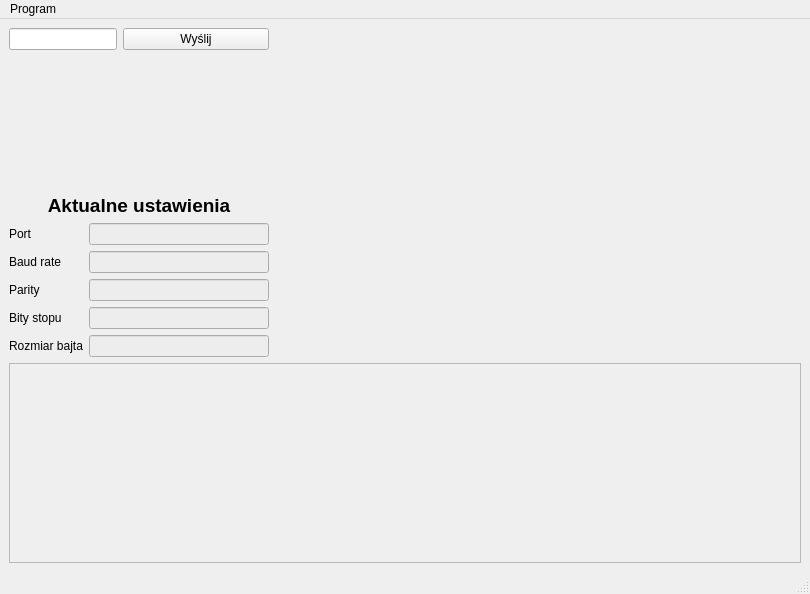
<?xml version="1.0" encoding="UTF-8"?>
<ui version="4.0">
 <class>MainWindow</class>
 <widget class="QMainWindow" name="MainWindow">
  <property name="geometry">
   <rect>
    <x>0</x>
    <y>0</y>
    <width>810</width>
    <height>594</height>
   </rect>
  </property>
  <property name="sizePolicy">
   <sizepolicy hsizetype="Expanding" vsizetype="Expanding">
    <horstretch>0</horstretch>
    <verstretch>0</verstretch>
   </sizepolicy>
  </property>
  <property name="windowTitle">
   <string>Obsługa spektroskopu</string>
  </property>
  <property name="locale">
   <locale language="Polish" country="Poland"/>
  </property>
  <widget class="QWidget" name="centralwidget">
   <layout class="QGridLayout" name="gridLayout_2">
    <item row="0" column="0" rowspan="2">
     <layout class="QGridLayout" name="gridLayout">
      <item row="1" column="1">
       <spacer name="horizontalSpacer_2">
        <property name="orientation">
         <enum>Qt::Horizontal</enum>
        </property>
        <property name="sizeHint" stdset="0">
         <size>
          <width>40</width>
          <height>20</height>
         </size>
        </property>
       </spacer>
      </item>
      <item row="1" column="2">
       <spacer name="horizontalSpacer">
        <property name="orientation">
         <enum>Qt::Horizontal</enum>
        </property>
        <property name="sizeHint" stdset="0">
         <size>
          <width>40</width>
          <height>20</height>
         </size>
        </property>
       </spacer>
      </item>
      <item row="1" column="0">
       <layout class="QGridLayout" name="gridLayout_3">
        <item row="2" column="0">
         <spacer name="verticalSpacer">
          <property name="orientation">
           <enum>Qt::Vertical</enum>
          </property>
          <property name="sizeHint" stdset="0">
           <size>
            <width>20</width>
            <height>40</height>
           </size>
          </property>
         </spacer>
        </item>
        <item row="3" column="0">
         <layout class="QGridLayout" name="gridLayout_4">
          <property name="horizontalSpacing">
           <number>-1</number>
          </property>
          <item row="3" column="0">
           <widget class="QLabel" name="label_4">
            <property name="text">
             <string>Parity</string>
            </property>
           </widget>
          </item>
          <item row="2" column="1">
           <widget class="QLineEdit" name="textBaudRate">
            <property name="enabled">
             <bool>false</bool>
            </property>
            <property name="palette">
             <palette>
              <active>
               <colorrole role="Light">
                <brush brushstyle="SolidPattern">
                 <color alpha="255">
                  <red>204</red>
                  <green>204</green>
                  <blue>204</blue>
                 </color>
                </brush>
               </colorrole>
               <colorrole role="Midlight">
                <brush brushstyle="SolidPattern">
                 <color alpha="255">
                  <red>184</red>
                  <green>184</green>
                  <blue>184</blue>
                 </color>
                </brush>
               </colorrole>
               <colorrole role="Base">
                <brush brushstyle="SolidPattern">
                 <color alpha="255">
                  <red>191</red>
                  <green>191</green>
                  <blue>191</blue>
                 </color>
                </brush>
               </colorrole>
              </active>
              <inactive>
               <colorrole role="Light">
                <brush brushstyle="SolidPattern">
                 <color alpha="255">
                  <red>204</red>
                  <green>204</green>
                  <blue>204</blue>
                 </color>
                </brush>
               </colorrole>
               <colorrole role="Midlight">
                <brush brushstyle="SolidPattern">
                 <color alpha="255">
                  <red>184</red>
                  <green>184</green>
                  <blue>184</blue>
                 </color>
                </brush>
               </colorrole>
               <colorrole role="Base">
                <brush brushstyle="SolidPattern">
                 <color alpha="255">
                  <red>191</red>
                  <green>191</green>
                  <blue>191</blue>
                 </color>
                </brush>
               </colorrole>
              </inactive>
              <disabled>
               <colorrole role="Light">
                <brush brushstyle="SolidPattern">
                 <color alpha="255">
                  <red>204</red>
                  <green>204</green>
                  <blue>204</blue>
                 </color>
                </brush>
               </colorrole>
               <colorrole role="Midlight">
                <brush brushstyle="SolidPattern">
                 <color alpha="255">
                  <red>184</red>
                  <green>184</green>
                  <blue>184</blue>
                 </color>
                </brush>
               </colorrole>
               <colorrole role="Base">
                <brush brushstyle="SolidPattern">
                 <color alpha="255">
                  <red>237</red>
                  <green>237</green>
                  <blue>237</blue>
                 </color>
                </brush>
               </colorrole>
              </disabled>
             </palette>
            </property>
           </widget>
          </item>
          <item row="5" column="0">
           <widget class="QLabel" name="label_6">
            <property name="text">
             <string>Rozmiar bajta</string>
            </property>
           </widget>
          </item>
          <item row="4" column="1">
           <widget class="QLineEdit" name="textStopBits">
            <property name="enabled">
             <bool>false</bool>
            </property>
            <property name="palette">
             <palette>
              <active>
               <colorrole role="Light">
                <brush brushstyle="SolidPattern">
                 <color alpha="255">
                  <red>204</red>
                  <green>204</green>
                  <blue>204</blue>
                 </color>
                </brush>
               </colorrole>
               <colorrole role="Midlight">
                <brush brushstyle="SolidPattern">
                 <color alpha="255">
                  <red>184</red>
                  <green>184</green>
                  <blue>184</blue>
                 </color>
                </brush>
               </colorrole>
               <colorrole role="Base">
                <brush brushstyle="SolidPattern">
                 <color alpha="255">
                  <red>191</red>
                  <green>191</green>
                  <blue>191</blue>
                 </color>
                </brush>
               </colorrole>
              </active>
              <inactive>
               <colorrole role="Light">
                <brush brushstyle="SolidPattern">
                 <color alpha="255">
                  <red>204</red>
                  <green>204</green>
                  <blue>204</blue>
                 </color>
                </brush>
               </colorrole>
               <colorrole role="Midlight">
                <brush brushstyle="SolidPattern">
                 <color alpha="255">
                  <red>184</red>
                  <green>184</green>
                  <blue>184</blue>
                 </color>
                </brush>
               </colorrole>
               <colorrole role="Base">
                <brush brushstyle="SolidPattern">
                 <color alpha="255">
                  <red>191</red>
                  <green>191</green>
                  <blue>191</blue>
                 </color>
                </brush>
               </colorrole>
              </inactive>
              <disabled>
               <colorrole role="Light">
                <brush brushstyle="SolidPattern">
                 <color alpha="255">
                  <red>204</red>
                  <green>204</green>
                  <blue>204</blue>
                 </color>
                </brush>
               </colorrole>
               <colorrole role="Midlight">
                <brush brushstyle="SolidPattern">
                 <color alpha="255">
                  <red>184</red>
                  <green>184</green>
                  <blue>184</blue>
                 </color>
                </brush>
               </colorrole>
               <colorrole role="Base">
                <brush brushstyle="SolidPattern">
                 <color alpha="255">
                  <red>237</red>
                  <green>237</green>
                  <blue>237</blue>
                 </color>
                </brush>
               </colorrole>
              </disabled>
             </palette>
            </property>
           </widget>
          </item>
          <item row="2" column="0">
           <widget class="QLabel" name="label_3">
            <property name="text">
             <string>Baud rate</string>
            </property>
           </widget>
          </item>
          <item row="1" column="0">
           <widget class="QLabel" name="label_2">
            <property name="text">
             <string>Port</string>
            </property>
           </widget>
          </item>
          <item row="3" column="1">
           <widget class="QLineEdit" name="textParity">
            <property name="enabled">
             <bool>false</bool>
            </property>
            <property name="palette">
             <palette>
              <active>
               <colorrole role="Light">
                <brush brushstyle="SolidPattern">
                 <color alpha="255">
                  <red>204</red>
                  <green>204</green>
                  <blue>204</blue>
                 </color>
                </brush>
               </colorrole>
               <colorrole role="Midlight">
                <brush brushstyle="SolidPattern">
                 <color alpha="255">
                  <red>184</red>
                  <green>184</green>
                  <blue>184</blue>
                 </color>
                </brush>
               </colorrole>
               <colorrole role="Base">
                <brush brushstyle="SolidPattern">
                 <color alpha="255">
                  <red>191</red>
                  <green>191</green>
                  <blue>191</blue>
                 </color>
                </brush>
               </colorrole>
              </active>
              <inactive>
               <colorrole role="Light">
                <brush brushstyle="SolidPattern">
                 <color alpha="255">
                  <red>204</red>
                  <green>204</green>
                  <blue>204</blue>
                 </color>
                </brush>
               </colorrole>
               <colorrole role="Midlight">
                <brush brushstyle="SolidPattern">
                 <color alpha="255">
                  <red>184</red>
                  <green>184</green>
                  <blue>184</blue>
                 </color>
                </brush>
               </colorrole>
               <colorrole role="Base">
                <brush brushstyle="SolidPattern">
                 <color alpha="255">
                  <red>191</red>
                  <green>191</green>
                  <blue>191</blue>
                 </color>
                </brush>
               </colorrole>
              </inactive>
              <disabled>
               <colorrole role="Light">
                <brush brushstyle="SolidPattern">
                 <color alpha="255">
                  <red>204</red>
                  <green>204</green>
                  <blue>204</blue>
                 </color>
                </brush>
               </colorrole>
               <colorrole role="Midlight">
                <brush brushstyle="SolidPattern">
                 <color alpha="255">
                  <red>184</red>
                  <green>184</green>
                  <blue>184</blue>
                 </color>
                </brush>
               </colorrole>
               <colorrole role="Base">
                <brush brushstyle="SolidPattern">
                 <color alpha="255">
                  <red>237</red>
                  <green>237</green>
                  <blue>237</blue>
                 </color>
                </brush>
               </colorrole>
              </disabled>
             </palette>
            </property>
           </widget>
          </item>
          <item row="4" column="0">
           <widget class="QLabel" name="label_5">
            <property name="text">
             <string>Bity stopu</string>
            </property>
           </widget>
          </item>
          <item row="1" column="1">
           <widget class="QLineEdit" name="textPort">
            <property name="enabled">
             <bool>false</bool>
            </property>
            <property name="palette">
             <palette>
              <active>
               <colorrole role="Light">
                <brush brushstyle="SolidPattern">
                 <color alpha="255">
                  <red>204</red>
                  <green>204</green>
                  <blue>204</blue>
                 </color>
                </brush>
               </colorrole>
               <colorrole role="Midlight">
                <brush brushstyle="SolidPattern">
                 <color alpha="255">
                  <red>184</red>
                  <green>184</green>
                  <blue>184</blue>
                 </color>
                </brush>
               </colorrole>
               <colorrole role="Base">
                <brush brushstyle="SolidPattern">
                 <color alpha="255">
                  <red>191</red>
                  <green>191</green>
                  <blue>191</blue>
                 </color>
                </brush>
               </colorrole>
              </active>
              <inactive>
               <colorrole role="Light">
                <brush brushstyle="SolidPattern">
                 <color alpha="255">
                  <red>204</red>
                  <green>204</green>
                  <blue>204</blue>
                 </color>
                </brush>
               </colorrole>
               <colorrole role="Midlight">
                <brush brushstyle="SolidPattern">
                 <color alpha="255">
                  <red>184</red>
                  <green>184</green>
                  <blue>184</blue>
                 </color>
                </brush>
               </colorrole>
               <colorrole role="Base">
                <brush brushstyle="SolidPattern">
                 <color alpha="255">
                  <red>191</red>
                  <green>191</green>
                  <blue>191</blue>
                 </color>
                </brush>
               </colorrole>
              </inactive>
              <disabled>
               <colorrole role="Light">
                <brush brushstyle="SolidPattern">
                 <color alpha="255">
                  <red>204</red>
                  <green>204</green>
                  <blue>204</blue>
                 </color>
                </brush>
               </colorrole>
               <colorrole role="Midlight">
                <brush brushstyle="SolidPattern">
                 <color alpha="255">
                  <red>184</red>
                  <green>184</green>
                  <blue>184</blue>
                 </color>
                </brush>
               </colorrole>
               <colorrole role="Base">
                <brush brushstyle="SolidPattern">
                 <color alpha="255">
                  <red>237</red>
                  <green>237</green>
                  <blue>237</blue>
                 </color>
                </brush>
               </colorrole>
              </disabled>
             </palette>
            </property>
            <property name="frame">
             <bool>true</bool>
            </property>
           </widget>
          </item>
          <item row="5" column="1">
           <widget class="QLineEdit" name="textByteSize">
            <property name="enabled">
             <bool>false</bool>
            </property>
            <property name="palette">
             <palette>
              <active>
               <colorrole role="Light">
                <brush brushstyle="SolidPattern">
                 <color alpha="255">
                  <red>204</red>
                  <green>204</green>
                  <blue>204</blue>
                 </color>
                </brush>
               </colorrole>
               <colorrole role="Midlight">
                <brush brushstyle="SolidPattern">
                 <color alpha="255">
                  <red>184</red>
                  <green>184</green>
                  <blue>184</blue>
                 </color>
                </brush>
               </colorrole>
               <colorrole role="Base">
                <brush brushstyle="SolidPattern">
                 <color alpha="255">
                  <red>191</red>
                  <green>191</green>
                  <blue>191</blue>
                 </color>
                </brush>
               </colorrole>
              </active>
              <inactive>
               <colorrole role="Light">
                <brush brushstyle="SolidPattern">
                 <color alpha="255">
                  <red>204</red>
                  <green>204</green>
                  <blue>204</blue>
                 </color>
                </brush>
               </colorrole>
               <colorrole role="Midlight">
                <brush brushstyle="SolidPattern">
                 <color alpha="255">
                  <red>184</red>
                  <green>184</green>
                  <blue>184</blue>
                 </color>
                </brush>
               </colorrole>
               <colorrole role="Base">
                <brush brushstyle="SolidPattern">
                 <color alpha="255">
                  <red>191</red>
                  <green>191</green>
                  <blue>191</blue>
                 </color>
                </brush>
               </colorrole>
              </inactive>
              <disabled>
               <colorrole role="Light">
                <brush brushstyle="SolidPattern">
                 <color alpha="255">
                  <red>204</red>
                  <green>204</green>
                  <blue>204</blue>
                 </color>
                </brush>
               </colorrole>
               <colorrole role="Midlight">
                <brush brushstyle="SolidPattern">
                 <color alpha="255">
                  <red>184</red>
                  <green>184</green>
                  <blue>184</blue>
                 </color>
                </brush>
               </colorrole>
               <colorrole role="Base">
                <brush brushstyle="SolidPattern">
                 <color alpha="255">
                  <red>237</red>
                  <green>237</green>
                  <blue>237</blue>
                 </color>
                </brush>
               </colorrole>
              </disabled>
             </palette>
            </property>
           </widget>
          </item>
          <item row="0" column="0" colspan="2">
           <widget class="QLabel" name="label">
            <property name="font">
             <font>
              <pointsize>14</pointsize>
              <weight>75</weight>
              <bold>true</bold>
              <strikeout>false</strikeout>
              <kerning>true</kerning>
             </font>
            </property>
            <property name="layoutDirection">
             <enum>Qt::LeftToRight</enum>
            </property>
            <property name="text">
             <string>Aktualne ustawienia</string>
            </property>
            <property name="alignment">
             <set>Qt::AlignCenter</set>
            </property>
           </widget>
          </item>
         </layout>
        </item>
        <item row="0" column="0">
         <layout class="QFormLayout" name="formLayout">
          <item row="0" column="0">
           <widget class="QLineEdit" name="commandText"/>
          </item>
          <item row="0" column="1">
           <widget class="QPushButton" name="commandSendButton">
            <property name="text">
             <string>Wyślij</string>
            </property>
           </widget>
          </item>
         </layout>
        </item>
       </layout>
      </item>
      <item row="3" column="0" colspan="3">
       <widget class="QPlainTextEdit" name="dataReceived">
        <property name="enabled">
         <bool>false</bool>
        </property>
        <property name="minimumSize">
         <size>
          <width>0</width>
          <height>150</height>
         </size>
        </property>
        <property name="maximumSize">
         <size>
          <width>16777215</width>
          <height>200</height>
         </size>
        </property>
       </widget>
      </item>
     </layout>
    </item>
   </layout>
  </widget>
  <widget class="QStatusBar" name="statusbar"/>
  <widget class="QMenuBar" name="menubar">
   <property name="geometry">
    <rect>
     <x>0</x>
     <y>0</y>
     <width>810</width>
     <height>22</height>
    </rect>
   </property>
   <widget class="QMenu" name="menuProgram">
    <property name="title">
     <string>Program</string>
    </property>
    <addaction name="actionSettings"/>
    <addaction name="separator"/>
    <addaction name="actionExit"/>
   </widget>
   <addaction name="menuProgram"/>
  </widget>
  <action name="actionSettings">
   <property name="text">
    <string>Ustawienia</string>
   </property>
  </action>
  <action name="actionExit">
   <property name="text">
    <string>Wyjdź</string>
   </property>
  </action>
 </widget>
 <resources/>
 <connections/>
</ui>
